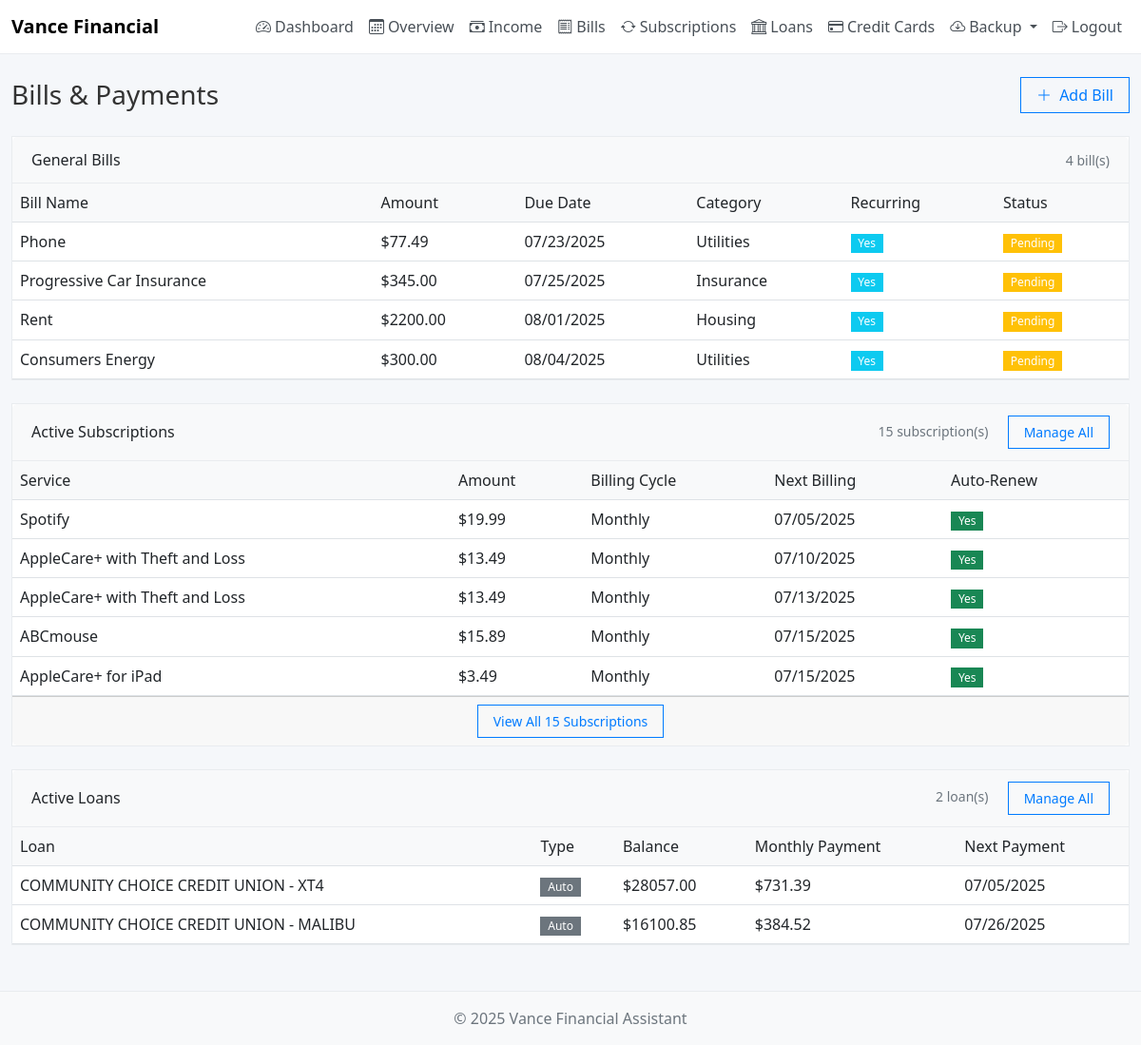
/bills (signed in), run on the app's committed database.
### Vance_Financial_Assistant.py (models this page shows)
class Bill(db.Model):
    id = db.Column(db.Integer, primary_key=True)
    name = db.Column(db.String(100), nullable=False)
    amount = db.Column(db.Float, nullable=False)
    due_date = db.Column(db.Date, nullable=False)
    category = db.Column(db.String(50))
    is_paid = db.Column(db.Boolean, default=False)
    recurring = db.Column(db.Boolean, default=False)
    user_id = db.Column(db.Integer, db.ForeignKey('user.id'), nullable=False)

class Subscription(db.Model):
    id = db.Column(db.Integer, primary_key=True)
    name = db.Column(db.String(100), nullable=False)
    amount = db.Column(db.Float, nullable=False)
    billing_cycle = db.Column(db.String(20), nullable=False)  # Monthly, Yearly, Weekly
    next_billing_date = db.Column(db.Date, nullable=False)
    category = db.Column(db.String(50))  # Entertainment, Software, News, etc.
    is_active = db.Column(db.Boolean, default=True)
    auto_renew = db.Column(db.Boolean, default=True)
    user_id = db.Column(db.Integer, db.ForeignKey('user.id'), nullable=False)

class Loan(db.Model):
    id = db.Column(db.Integer, primary_key=True)
    name = db.Column(db.String(100), nullable=False)
    loan_type = db.Column(db.String(50), nullable=False)  # Personal, Auto, Mortgage, Student
    principal_amount = db.Column(db.Float, nullable=False)
    current_balance = db.Column(db.Float, nullable=False)
    monthly_payment = db.Column(db.Float, nullable=False)
    interest_rate = db.Column(db.Float)
    next_payment_date = db.Column(db.Date, nullable=False)
    term_months = db.Column(db.Integer)  # Loan term in months
    is_paid_off = db.Column(db.Boolean, default=False)
    user_id = db.Column(db.Integer, db.ForeignKey('user.id'), nullable=False)

### Vance_Financial_Assistant.py (the view, shortened to what this page needs)
@app.route('/bills', methods=['GET', 'POST'])
def bills():
    if 'user_id' not in session:
        return redirect(url_for('login'))
    user_bills = Bill.query.filter_by(user_id=session['user_id']).order_by(Bill.due_date).all()
    user_subscriptions = Subscription.query.filter_by(user_id=session['user_id'], is_active=True).order_by(Subscription.next_billing_date).all()
    user_loans = Loan.query.filter_by(user_id=session['user_id'], is_paid_off=False).order_by(Loan.next_payment_date).all()
    return render_template('bills.html', bills=user_bills, subscriptions=user_subscriptions, loans=user_loans)

### templates/bills.html (shortened to what this page needs)
{% extends "base.html" %}
{% block content %}
<div class="d-flex justify-content-between align-items-center mb-4">
    <h1 class="h3 mb-0">Bills & Payments</h1>
    <button type="button" class="btn btn-outline-primary" data-bs-toggle="modal" data-bs-target="#addBillModal">
        <i class="bi bi-plus-lg me-1"></i> Add Bill
    </button>
</div>
<div class="card mb-4">
    <div class="card-header d-flex justify-content-between align-items-center">
        <span>General Bills</span>
        <small class="text-muted">{{ bills|length }} bill(s)</small>
    </div>
    <div class="card-body p-0">
        {% if bills %}
        <div class="table-responsive">
            <table class="table table-hover mb-0">
                <thead>
                    <tr>
                        <th>Bill Name</th>
                        <th>Amount</th>
                        <th>Due Date</th>
                        <th>Category</th>
                        <th>Recurring</th>
                        <th>Status</th>
                    </tr>
                </thead>
                <tbody>
                    {% for bill in bills %}
                    <tr>
                        <td>{{ bill.name }}</td>
                        <td>${{ "%.2f"|format(bill.amount) }}</td>
                        <td>{{ bill.due_date.strftime('%m/%d/%Y') }}</td>
                        <td>{{ bill.category or '—' }}</td>
                        <td>
                            {% if bill.recurring %}
                            <span class="badge bg-info">Yes</span>
                            {% else %}
                            <span class="badge bg-secondary">No</span>
                            {% endif %}
                        </td>
                        <td>
                            {% if bill.is_paid %}
                            <span class="badge bg-success">Paid</span>
                            {% else %}
                            <span class="badge bg-warning">Pending</span>
                            {% endif %}
                        </td>
                    </tr>
                    {% endfor %}
                </tbody>
            </table>
        </div>
        {% else %}
        <div class="text-center py-4 text-muted">
            <p class="mb-0">No bills added yet.</p>
        </div>
        {% endif %}
    </div>
</div>
<div class="card mb-4">
    <div class="card-header d-flex justify-content-between align-items-center">
        <span>Active Subscriptions</span>
        <div>
            <small class="text-muted me-3">{{ subscriptions|length }} subscription(s)</small>
            <a href="{{ url_for('subscriptions') }}" class="btn btn-sm btn-outline-primary">Manage All</a>
        </div>
    </div>
    <div class="card-body p-0">
        {% if subscriptions %}
        <div class="table-responsive">
            <table class="table table-hover mb-0">
                <thead>
                    <tr>
                        <th>Service</th>
                        <th>Amount</th>
                        <th>Billing Cycle</th>
                        <th>Next Billing</th>
                        <th>Auto-Renew</th>
                    </tr>
                </thead>
                <tbody>
                    {% for subscription in subscriptions[:5] %}
                    <tr>
                        <td>{{ subscription.name }}</td>
                        <td>${{ "%.2f"|format(subscription.amount) }}</td>
                        <td>{{ subscription.billing_cycle }}</td>
                        <td>{{ subscription.next_billing_date.strftime('%m/%d/%Y') }}</td>
                        <td>
                            {% if subscription.auto_renew %}
                            <span class="badge bg-success">Yes</span>
                            {% else %}
                            <span class="badge bg-warning">No</span>
                            {% endif %}
                        </td>
                    </tr>
                    {% endfor %}
                </tbody>
            </table>
        </div>
        {% if subscriptions|length > 5 %}
        <div class="card-footer text-center">
            <a href="{{ url_for('subscriptions') }}" class="btn btn-sm btn-outline-primary">View All {{ subscriptions|length }} Subscriptions</a>
        </div>
        {% endif %}
        {% else %}
        <div class="text-center py-4 text-muted">
            <p class="mb-0">No active subscriptions.</p>
            <a href="{{ url_for('subscriptions') }}" class="btn btn-outline-primary mt-2">Add Subscription</a>
        </div>
        {% endif %}
    </div>
</div>
<div class="card mb-4">
    <div class="card-header d-flex justify-content-between align-items-center">
        <span>Active Loans</span>
        <div>
            <small class="text-muted me-3">{{ loans|length }} loan(s)</small>
            <a href="{{ url_for('loans') }}" class="btn btn-sm btn-outline-primary">Manage All</a>
        </div>
    </div>
    <div class="card-body p-0">
        {% if loans %}
        <div class="table-responsive">
            <table class="table table-hover mb-0">
                <thead>
                    <tr>
                        <th>Loan</th>
                        <th>Type</th>
                        <th>Balance</th>
                        <th>Monthly Payment</th>
                        <th>Next Payment</th>
                    </tr>
                </thead>
                <tbody>
                    {% for loan in loans[:5] %}
                    <tr>
                        <td>{{ loan.name }}</td>
                        <td><span class="badge bg-secondary">{{ loan.loan_type }}</span></td>
                        <td>${{ "%.2f"|format(loan.current_balance) }}</td>
                        <td>${{ "%.2f"|format(loan.monthly_payment) }}</td>
                        <td>{{ loan.next_payment_date.strftime('%m/%d/%Y') }}</td>
                    </tr>
                    {% endfor %}
                </tbody>
            </table>
        </div>
        {% else %}
        <div class="text-center py-4 text-muted">
            <p class="mb-0">No active loans.</p>
            <a href="{{ url_for('loans') }}" class="btn btn-outline-primary mt-2">Add Loan</a>
        </div>
        {% endif %}
    </div>
</div>
{% endblock %}

### static/css/style.css (style rules this page uses)
body { font-family: 'Segoe UI', system-ui, -apple-system, sans-serif; background-color: #f5f7fa; color: #333; min-height: 100vh; display: flex; flex-direction: column; }
h1, h2, h3, h4, h5, h6 { font-weight: 500; }
a { text-decoration: none; }
.card { border-radius: 0; box-shadow: none; border: 1px solid #e9ecef; margin-bottom: 1.5rem; }
.card-header { background-color: #f8f9fa; border-bottom: 1px solid #e9ecef; font-weight: 500; padding: 0.75rem 1.25rem; }
.table thead th { border-top: none; border-bottom: 1px solid #dee2e6; background-color: #f8f9fa; font-weight: 500; }
.table { margin-bottom: 0; }
.table td, .table th { border-top: 1px solid #f0f0f0; }
.form-control, .btn { border-radius: 0; box-shadow: none !important; }
.btn { font-weight: 400; padding: .375rem 1rem; text-transform: none; letter-spacing: normal; }
.btn-outline-primary { color: #007bff; border-color: #007bff; }
.badge { border-radius: 0; font-weight: 400; padding: 0.35em 0.65em; }
.text-muted { color: #6c757d !important; }
.btn { text-transform: none; letter-spacing: normal; }

### data on the page
Bill: name "Phone", amount "77.49", due_date "07/23/2025", category "Utilities", recurring "Yes", is_paid "Pending"
Bill: name "Progressive Car Insurance", amount "345.00", due_date "07/25/2025", category "Insurance", recurring "Yes", is_paid "Pending"
Bill: name "Rent", amount "2200.00", due_date "08/01/2025", category "Housing", recurring "Yes", is_paid "Pending"
Bill: name "Consumers Energy", amount "300.00", due_date "08/04/2025", category "Utilities", recurring "Yes", is_paid "Pending"
Subscription: name "Spotify", amount "19.99", billing_cycle "Monthly", next_billing_date "07/05/2025", auto_renew "Yes"
Subscription: name "AppleCare+ with Theft and Loss", amount "13.49", billing_cycle "Monthly", next_billing_date "07/10/2025", auto_renew "Yes"
Subscription: name "AppleCare+ with Theft and Loss", amount "13.49", billing_cycle "Monthly", next_billing_date "07/13/2025", auto_renew "Yes"
Subscription: name "ABCmouse", amount "15.89", billing_cycle "Monthly", next_billing_date "07/15/2025", auto_renew "Yes"
Subscription: name "AppleCare+ for iPad", amount "3.49", billing_cycle "Monthly", next_billing_date "07/15/2025", auto_renew "Yes"
Loan: name "COMMUNITY CHOICE CREDIT UNION - XT4", loan_type "Auto", current_balance "28057.00", monthly_payment "731.39", next_payment_date "07/05/2025"
Loan: name "COMMUNITY CHOICE CREDIT UNION - MALIBU", loan_type "Auto", current_balance "16100.85", monthly_payment "384.52", next_payment_date "07/26/2025"

### other printed values
{{ bills|length }} "4"
{{ subscriptions|length }} "15"
{{ loans|length }} "2"
